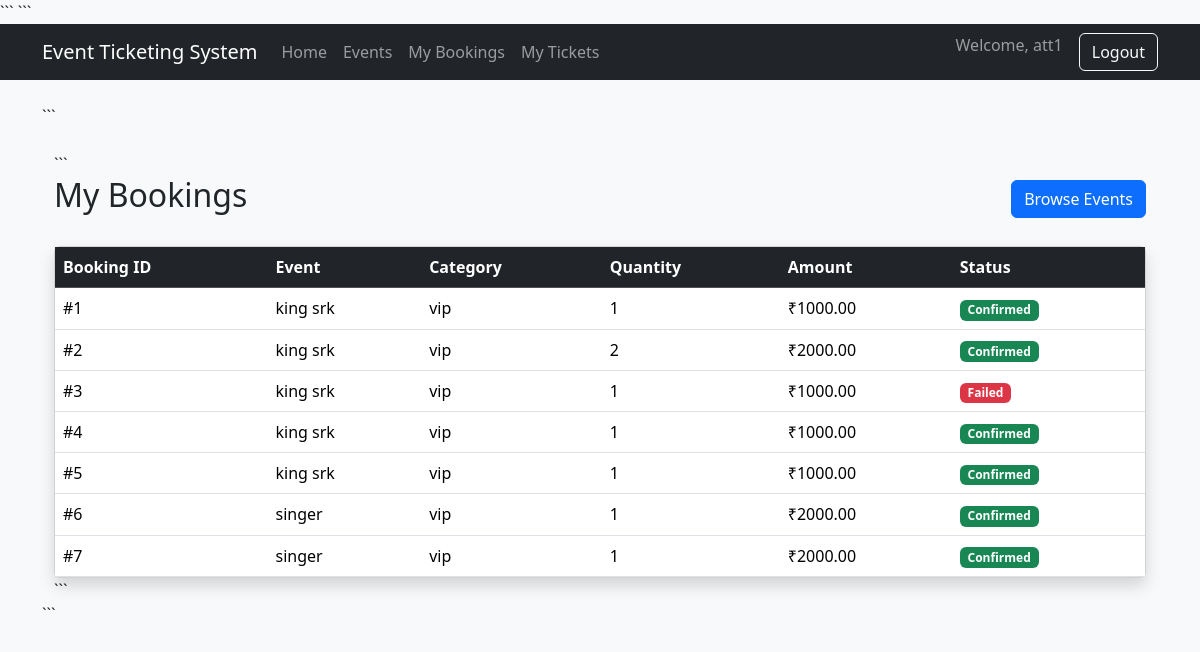
The page /my-bookings/ (signed in) on the database its author committed.
### users/models.py (models this page shows, shortened)
class User(AbstractUser):
    ORGANIZER = "ORGANIZER"
    ATTENDEE = "ATTENDEE"
    ROLE_CHOICES = (
        (ORGANIZER, "Organizer"),
        (ATTENDEE, "Attendee"),
    )
    role = models.CharField(
        max_length=20,
        choices=ROLE_CHOICES
    )

### bookings/models.py (models this page shows, shortened)
class Booking(models.Model):
    STATUS_CHOICES = (
        ("PENDING", "Pending"),
        ("CONFIRMED", "Confirmed"),
        ("FAILED", "Failed"),
        ("CANCELLED", "Cancelled"),
    )
    user = models.ForeignKey(
        settings.AUTH_USER_MODEL,
        on_delete=models.CASCADE,
        related_name="bookings"
    )
    event = models.ForeignKey(
        Event,
        on_delete=models.CASCADE,
        related_name="bookings"
    )
    ticket_category = models.ForeignKey(
        TicketCategory,
        on_delete=models.CASCADE,
        related_name="bookings"
    )
    quantity = models.PositiveIntegerField()
    total_amount = models.DecimalField(
        max_digits=10,
        decimal_places=2
    )
    status = models.CharField(
        max_length=20,
        choices=STATUS_CHOICES,
        default="PENDING"
    )
    created_at = models.DateTimeField(
        auto_now_add=True
    )
    updated_at = models.DateTimeField(
        auto_now=True
    )

### events/models.py (models this page shows, shortened)
class Event(models.Model):
    STATUS_CHOICES = (
        ("ACTIVE", "Active"),
        ("CANCELLED", "Cancelled"),
    )
    organizer = models.ForeignKey(
        settings.AUTH_USER_MODEL,
        on_delete=models.CASCADE,
        related_name="events"
    )
    venue = models.ForeignKey(
        Venue,
        on_delete=models.CASCADE,
        related_name="events"
    )
    title = models.CharField(
        max_length=255
    )
    description = models.TextField()
    start_time = models.DateTimeField()
    end_time = models.DateTimeField()
    status = models.CharField(
        max_length=20,
        choices=STATUS_CHOICES,
        default="ACTIVE"
    )
    created_at = models.DateTimeField(
        auto_now_add=True
    )
    updated_at = models.DateTimeField(
        auto_now=True
    )

### tickets/models.py (models this page shows, shortened)
class TicketCategory(models.Model):
    event = models.ForeignKey(
        Event,
        on_delete=models.CASCADE,
        related_name="ticket_categories"
    )
    name = models.CharField(
        max_length=100
    )
    price = models.DecimalField(
        max_digits=10,
        decimal_places=2
    )
    total_quantity = models.PositiveIntegerField()
    available_quantity = models.PositiveIntegerField()
    created_at = models.DateTimeField(
        auto_now_add=True
    )
    updated_at = models.DateTimeField(
        auto_now=True
    )

### ui/views.py (the view)
@login_required
def my_bookings(request):
    bookings = Booking.objects.filter(
        user=request.user
    ).select_related(
        "event",
        "ticket_category"
    )
    return render(
        request,
        "attendee/my_bookings.html",
        {
            "bookings": bookings
        }
    )

### templates/attendee/my_bookings.html (shortened to what this page needs)
{% extends "base.html" %}
{% block content %}
<div class="container mt-4">
```
<div class="d-flex justify-content-between align-items-center mb-4">
    <h2>
        My Bookings
    </h2>
    <a
        href="/events/"
        class="btn btn-primary"
    >
        Browse Events
    </a>
</div>
{% if bookings %}
<div class="card shadow">
    <div class="card-body p-0">
        <table class="table table-hover mb-0">
            <thead class="table-dark">
                <tr>
                    <th>
                        Booking ID
                    </th>
                    <th>
                        Event
                    </th>
                    <th>
                        Category
                    </th>
                    <th>
                        Quantity
                    </th>
                    <th>
                        Amount
                    </th>
                    <th>
                        Status
                    </th>
                </tr>
            </thead>
            <tbody>
                {% for booking in bookings %}
                <tr>
                    <td>
                        #{{ booking.id }}
                    </td>
                    <td>
                        {{ booking.event.title }}
                    </td>
                    <td>
                        {{ booking.ticket_category.name }}
                    </td>
                    <td>
                        {{ booking.quantity }}
                    </td>
                    <td>
                        ₹{{ booking.total_amount }}
                    </td>
                    <td>
                        {% if booking.status == "CONFIRMED" %}
                        <span class="badge bg-success">
                            Confirmed
                        </span>
                        {% elif booking.status == "FAILED" %}
                        <span class="badge bg-danger">
                            Failed
                        </span>
                        {% elif booking.status == "PENDING" %}
                        <span class="badge bg-warning text-dark">
                            Pending
                        </span>
                        {% else %}
                        <span class="badge bg-secondary">
                            {{ booking.status }}
                        </span>
                        {% endif %}
                    </td>
                </tr>
                {% endfor %}
            </tbody>
        </table>
    </div>
</div>
{% else %}
<div class="alert alert-info">
    You have not created any bookings yet.
</div>
{% endif %}
```
</div>
{% endblock %}

### templates/base.html (shortened to what this page needs)
<!DOCTYPE html>
<html lang="en">
<head>
<link href="https://cdn.jsdelivr.net/npm/bootstrap@5.3.8/dist/css/bootstrap.min.css" rel="stylesheet">
```
</head>
<body>
<nav class="navbar navbar-expand-lg navbar-dark bg-dark">
    <div class="container">
        <a
            class="navbar-brand"
            href="/"
        >
            Event Ticketing System
        </a>
        <div
            class="collapse navbar-collapse"
            id="navbarNav"
        >
            <ul class="navbar-nav me-auto">
                <li class="nav-item">
                    <a
                        class="nav-link"
                        href="/"
                    >
                        Home
                    </a>
                </li>
                <li class="nav-item">
                    <a
                        class="nav-link"
                        href="{% url 'events' %}"
                    >
                        Events
                    </a>
                </li>
                {% if user.is_authenticated %}
                <li class="nav-item">
                    <a
                        class="nav-link"
                        href="{% url 'my-bookings' %}"
                    >
                        My Bookings
                    </a>
                </li>
                <li class="nav-item">
                    <a
                        class="nav-link"
                        href="{% url 'my-tickets' %}"
                    >
                        My Tickets
                    </a>
                </li>
                {% endif %}
            </ul>
            <ul class="navbar-nav">
                {% if user.is_authenticated %}
                <li class="nav-item">
                    <span
                        class="navbar-text me-3"
                    >
                        Welcome,
                        {{ user.username }}
                    </span>
                </li>
                <li class="nav-item">
                    <a
                        class="btn btn-outline-light"
                        href="{% url 'logout' %}"
                    >
                        Logout
                    </a>
                </li>
                {% endif %}
            </ul>
        </div>
    </div>
</nav>
<div class="container py-4">
```
{% block content %}
{% endblock %}
```
</div>
</body>
</html>

### templates/base.html (style rules this page uses)
body { background:#f8f9fa; }

### rows shown on the page
User: username "att1"
Booking: id "1", event "king srk", ticket_category.name "vip", quantity "1", total_amount "1000.00", status "Confirmed"
Booking: id "2", event "king srk", ticket_category.name "vip", quantity "2", total_amount "2000.00", status "Confirmed"
Booking: id "3", event "king srk", ticket_category.name "vip", quantity "1", total_amount "1000.00", status "Failed"
Booking: id "4", event "king srk", ticket_category.name "vip", quantity "1", total_amount "1000.00", status "Confirmed"
Booking: id "5", event "king srk", ticket_category.name "vip", quantity "1", total_amount "1000.00", status "Confirmed"
Booking: id "6", event "singer", ticket_category.name "vip", quantity "1", total_amount "2000.00", status "Confirmed"
Booking: id "7", event "singer", ticket_category.name "vip", quantity "1", total_amount "2000.00", status "Confirmed"
